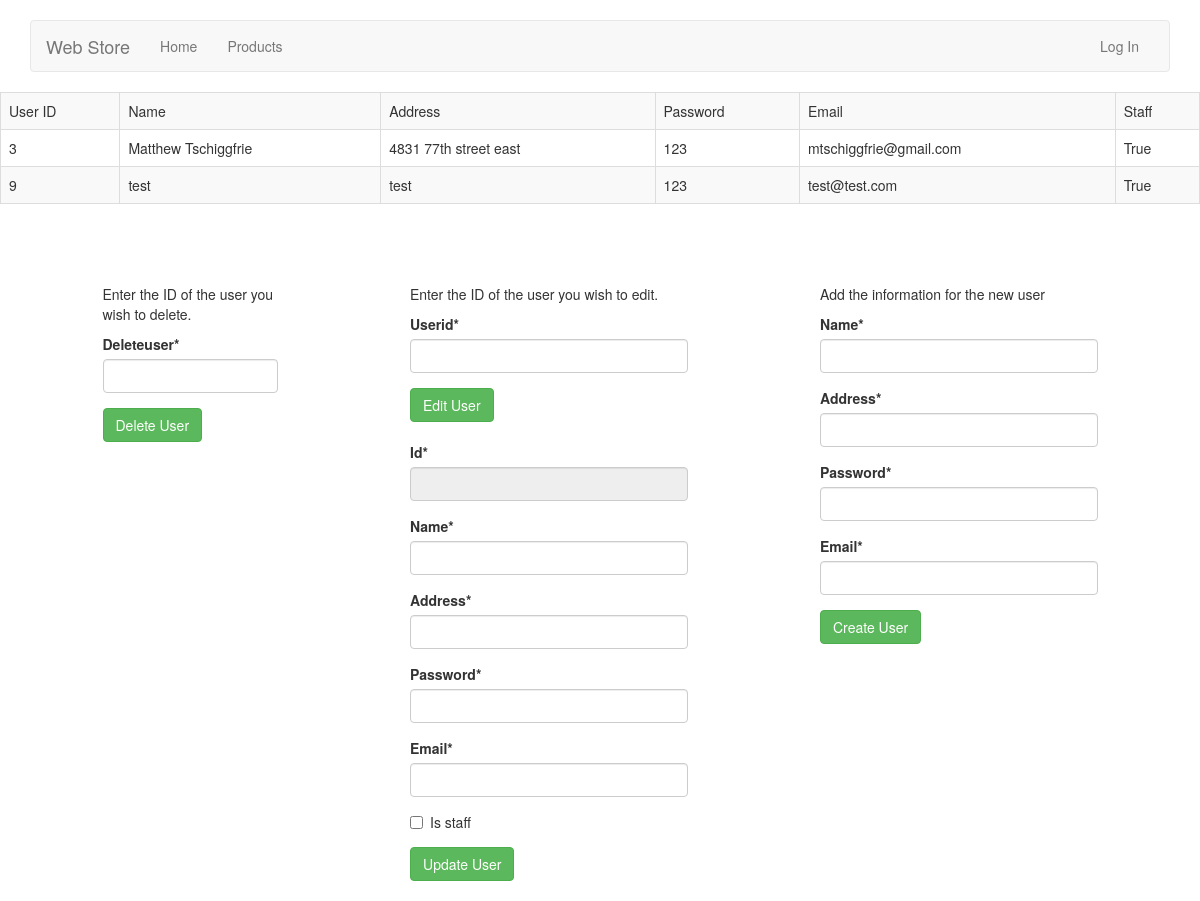
Before: /usermanage with the older database file.
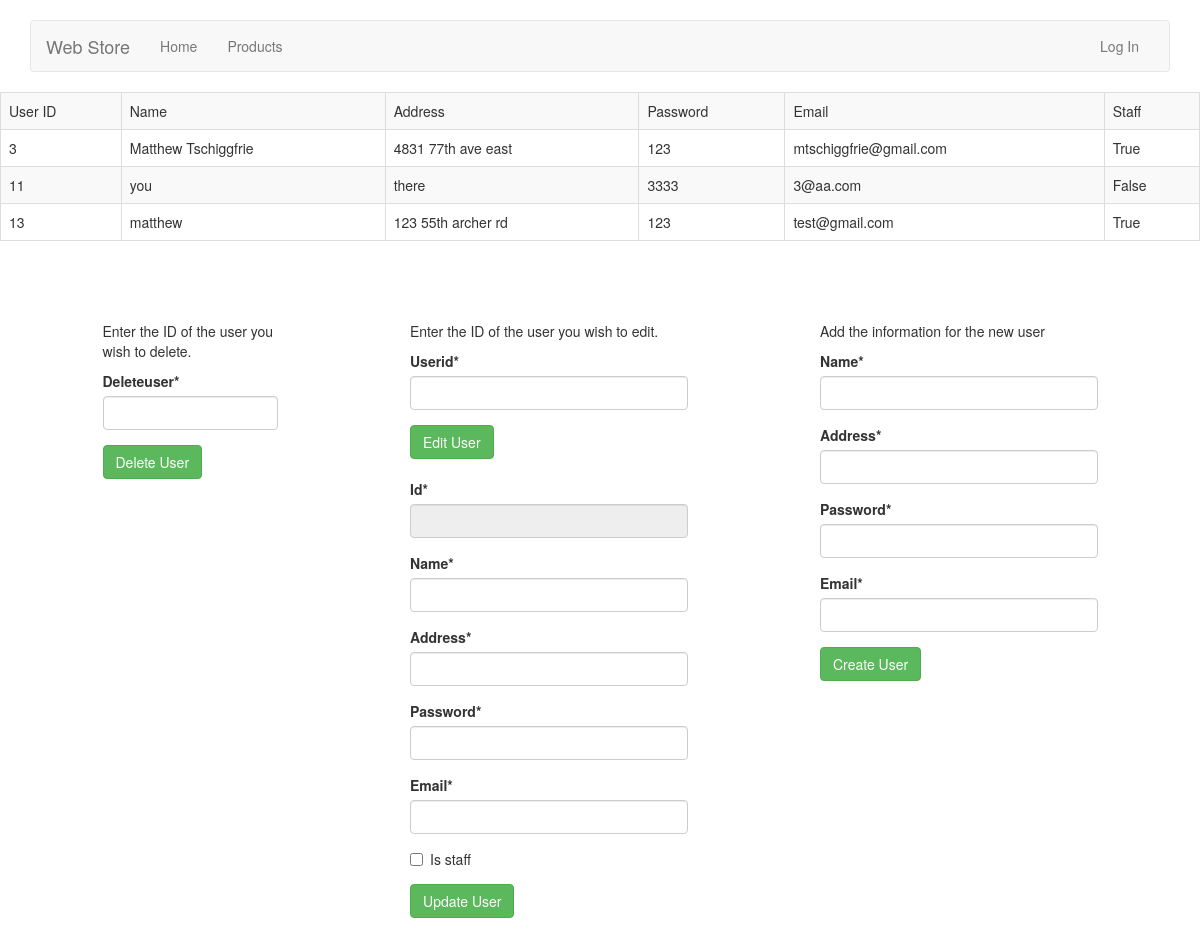
After: the same page with the newer database file.
### user/models.py (models this page shows)
class CreateAccount(models.Model):
	id = models.AutoField(primary_key=True)
	name = models.CharField(max_length=50)
	address = models.CharField(max_length=100)
	password = models.CharField(max_length = 25)
	email = models.EmailField()
	is_staff = models.BooleanField(default=False)

### home/views.py (the view, shortened to what this page needs)
# urls.py: url(r'^usermanage', 'home.views.users', name = 'manageusers'),
def users(request):
	queryset = CreateAccount.objects.all()
	deleteform = DeleteUserForm(request.POST or None)
	lookupform = UserLookUpForm(request.POST or None)
	updateform = UpdateUserForm(request.POST or None, initial={'is_staff': False})
	createform = CreateAccountForm(request.POST or None)
	context = {
		"deleteform": deleteform,
		"queryset": queryset,
		"updateform": updateform,
		"lookupform": lookupform,
		"createform": createform,
	}
	return render(request, "manageusers.html", context)

### home/forms.py
class DeleteUserForm(forms.Form):
	deleteUser = forms.IntegerField(widget = forms.TextInput)

class UpdateUserForm(forms.Form):
	id = forms.IntegerField(widget = forms.TextInput(attrs={'readonly':'readonly'}))
	name = forms.CharField(widget = forms.TextInput)
	address = forms.CharField(widget = forms.TextInput)
	password = forms.CharField(widget = forms.TextInput)
	email = forms.EmailField(widget = forms.EmailInput)
	is_staff = forms.BooleanField(widget = forms.CheckboxInput, required=False)

### templates/manageusers.html
{% extends 'base.html' %}
{% load crispy_forms_tags %}
{% block content %}
<table class='table table-striped table-bordered'>
	<tr><td>User ID</td><td>Name</td><td>Address</td><td>Password</td><td>Email</td><td>Staff</td></tr>
	{% for obj in queryset %}
		<tr><td>{{ obj.id }}</td><td>{{ obj.name }}</td><td>{{ obj.address }}</td><td>{{ obj.password }}</td><td>{{ obj.email }}</td><td>{{ obj.is_staff }}</td></tr>
	{% endfor %}
</table>
<br><br><br>
<div class="row">
	<div class="col-xs-2 col-xs-offset-1">
		<p>Enter the ID of the user you wish to delete.</p>
		<form method='POST' action=''>{% csrf_token %}
			{{ deleteform|crispy }}
			<input type='submit' name="delete" class="btn btn-success" 	value='Delete User' />
		</form>
	</div>
	<div class="col-xs-3 col-xs-offset-1">
		<p>Enter the ID of the user you wish to edit.</p>
		<form method='POST' action=''>{% csrf_token %}
			{{ lookupform|crispy }}
			<input type='submit' name="lookup" class="btn btn-success" 	value='Edit User' />
		</form>
		<br>
		<form method='POST' action=''>{% csrf_token %}
			{{ updateform|crispy }}
			<input type='submit' name="update" class="btn btn-success" 	value='Update User' />
		</form>
	</div>
	<div class="col-xs-3 col-xs-offset-1">
		<p>Add the information for the new user</p>
		<form method='POST' action=''>{% csrf_token %}
			{{ createform|crispy }}
			<input type='submit' name="create" class="btn btn-success" 	value='Create User' />
		</form>
	</div>
</div>
{% endblock %}

Changed rows visible on the page:
removed CreateAccount: id "9", name "test", address "test", password "123", email "test@test.com", is_staff "True"
changed CreateAccount "Matthew Tschiggfrie": address "4831 77th street east" → "4831 77th ave east"
added CreateAccount: id "11", name "you", address "there", password "3333", email "3@aa.com", is_staff "False"
added CreateAccount: id "13", name "matthew", address "123 55th archer rd", password "123", email "test@gmail.com", is_staff "True"
